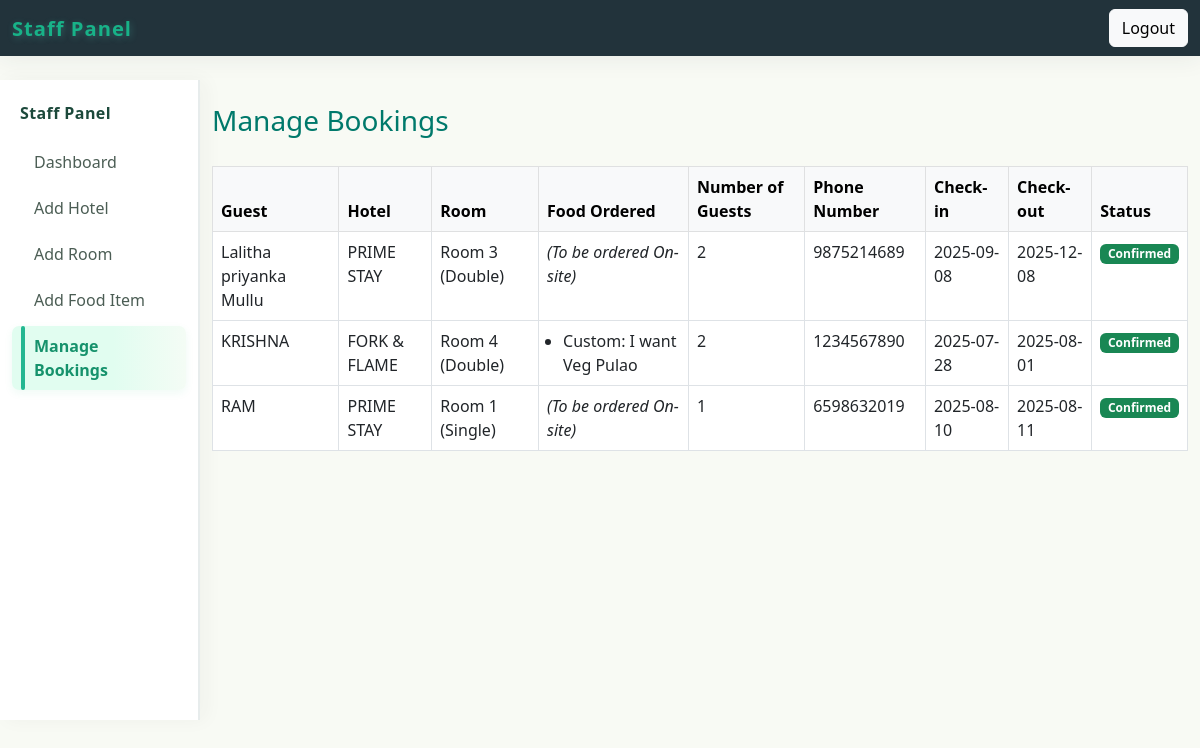
Page /staff/manage_bookings (signed in) on the committed database.
### tables this page shows
CREATE TABLE bookings (
            id INTEGER PRIMARY KEY,
            guest_id INTEGER,
            hotel_id INTEGER,
            room_id INTEGER,
            room_type TEXT,
            food_selected TEXT,
            check_in TEXT,
            check_out TEXT,
            status TEXT,
            num_guests INTEGER DEFAULT 1,
            phone_number TEXT,
            total_cost REAL DEFAULT 0,
            FOREIGN KEY(guest_id) REFERENCES users(id),
            FOREIGN KEY(hotel_id) REFERENCES hotels(id),
            FOREIGN KEY(room_id) REFERENCES rooms(id)
        );

CREATE TABLE users (
            id INTEGER PRIMARY KEY,
            email TEXT UNIQUE,
            password TEXT,
            role TEXT,
            name TEXT
        );

CREATE TABLE hotels (
            id INTEGER PRIMARY KEY,
            staff_id INTEGER,
            hotel_name TEXT,
            address TEXT,
            number_of_rooms INTEGER,
            food_options TEXT,
            phone_number TEXT,
            staff_email TEXT,
            hotel_image_path TEXT,  -- Add this line to store the image filename or path
            FOREIGN KEY(staff_id) REFERENCES users(id)
        );

CREATE TABLE rooms (
            id INTEGER PRIMARY KEY,
            hotel_id INTEGER,
            room_number TEXT,
            room_type TEXT,
            price REAL,
            FOREIGN KEY(hotel_id) REFERENCES hotels(id)
        );

### app.py (the view)
@app.route('/staff/manage_bookings')
def manage_bookings():
    if session.get('role') != 'staff':
        return redirect(url_for('signin'))
    db = get_db()
    staff_id = session['user_id']
    bookings = db.execute("""
        SELECT
            u.name AS guest_name,
            h.hotel_name,
            r.room_number,
            r.room_type,
            b.food_selected,
            b.check_in,
            b.check_out,
            b.status,
            b.num_guests,
            b.phone_number
        FROM bookings b
        JOIN users u ON b.guest_id = u.id
        JOIN hotels h ON b.hotel_id = h.id
        JOIN rooms r ON b.room_id = r.id
        WHERE h.staff_id = ?
        ORDER BY b.id DESC
    """, (staff_id,)).fetchall()
    return render_template('staff_manage_bookings.html', bookings=bookings)

### app.py (called while the page is built)
def get_db():
    conn = sqlite3.connect(DATABASE)
    conn.row_factory = sqlite3.Row
    return conn

### templates/staff_manage_bookings.html (shortened to what this page needs)
{% extends "staff_base.html" %}
{% set page = 'manage_bookings' %}
{% block content %}
<h2 style="color:#00796b; font-size:28px; margin-bottom:28px;">Manage Bookings</h2>
<table class="table table-bordered bg-white">
    <thead class="table-light">
        <tr>
            <th>Guest</th>
            <th>Hotel</th>
            <th>Room</th>
            <th>Food Ordered</th>
            <th>Number of Guests</th>
            <th>Phone Number</th>
            <th>Check-in</th>
            <th>Check-out</th>
            <th>Status</th>
        </tr>
    </thead>
    <tbody>
    {% if bookings %}
      {% for booking in bookings %}
        <tr>
          <td>{{ booking.guest_name }}</td>
          <td>{{ booking.hotel_name }}</td>
          <td>Room {{ booking.room_number }} ({{ booking.room_type }})</td>
          <td>
            {% if booking.food_selected %}
              {% set foods = booking.food_selected.split(',') %}
              <ul class="mb-0 ps-3">
                {% for food in foods %}
                  <li>{{ food.strip() }}</li>
                {% endfor %}
              </ul>
            {% else %}
              <em>(To be ordered On-site)</em>
            {% endif %}
          </td>
          <td>{{ booking.num_guests or '-' }}</td>
          <td>{{ booking.phone_number or '-' }}</td>
          <td>{{ booking.check_in or '-' }}</td>
          <td>{{ booking.check_out or '-' }}</td>
          <td>
            {% if booking.status %}
              {% if booking.status.lower() == 'confirmed' %}
                <span class="badge bg-success">{{ booking.status }}</span>
              {% elif booking.status.lower() == 'pending' %}
                <span class="badge bg-warning text-dark">{{ booking.status }}</span>
              {% elif booking.status.lower() == 'cancelled' %}
                <span class="badge bg-danger">{{ booking.status }}</span>
              {% else %}
                {{ booking.status }}
              {% endif %}
            {% else %}
              <em>-</em>
            {% endif %}
          </td>
        </tr>
      {% endfor %}
    {% else %}
      <tr><td colspan="9" class="text-center fst-italic">No bookings found.</td></tr>
    {% endif %}
    </tbody>
</table>
{% endblock %}

### templates/staff_base.html (style rules this page uses)
body { background: #f8faf4; }

### rows in the picture
bookings: guest_name "Lalitha priyanka Mullu", hotel_name "PRIME STAY", room_number "3", room_type "Double", food_selected "(To be ordered On-site)", num_guests "2", phone_number "9875214689", check_in "2025-09-08", check_out "2025-12-08", status "Confirmed"
bookings: guest_name "KRISHNA", hotel_name "FORK & FLAME", room_number "4", room_type "Double", strip "Custom: I want Veg Pulao", num_guests "2", phone_number "1234567890", check_in "2025-07-28", check_out "2025-08-01", status "Confirmed"
bookings: guest_name "RAM", hotel_name "PRIME STAY", room_number "1", room_type "Single", food_selected "(To be ordered On-site)", num_guests "1", phone_number "6598632019", check_in "2025-08-10", check_out "2025-08-11", status "Confirmed"
